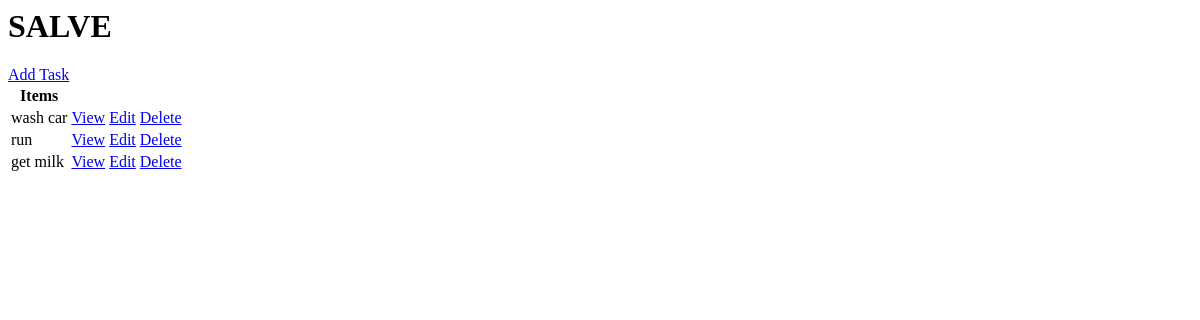
/, run on an earlier commit of the app's database.
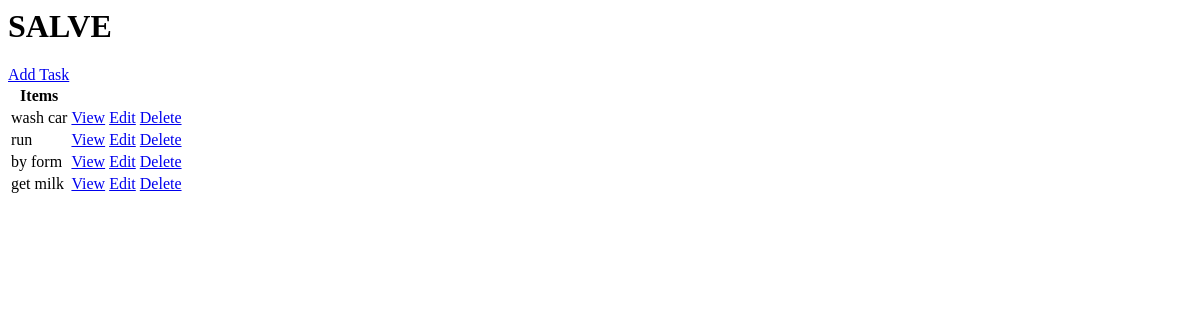
And on a later commit of the database.
### base/models.py (models this page shows, shortened)
class Task(models.Model):
  user = models.ForeignKey(User, on_delete=models.CASCADE, null=True, blank=True)
  title = models.CharField(max_length=200)
  description = models.TextField(null=True, blank=True)
  complete = models.BooleanField(default=False)
  created = models.DateField(auto_now_add=True)
  class Meta:
    ordering = ['complete']

### base/views.py (the view)
# urls.py: path('', TaskList.as_view(), name='tasks'),
class TaskList(ListView):
  model = Task
  context_object_name = 'tasks'

### base/templates/base/task_list.html
<h1>SALVE</h1>
<a href="{% url 'task-create' %}">Add Task</a>
<table>
  <tr>
    <th>Items</th>
  </tr>
  {% for task in tasks%}
  <tr>
    <td>{{task.title}}</td>
    <td><a href="{% url 'task' task.id %}">View</a></td>
    <td><a href="{% url 'task-update' task.id %}">Edit</a></td>
    <td><a href="{% url 'task-delete' task.id %}">Delete</a></td>
  </tr>
  {% empty %}
    <h3>No items in list<h3>
  {% endfor %}
</table>

What changed in the data, as far as the page shows it:
added Task: title "by form"
